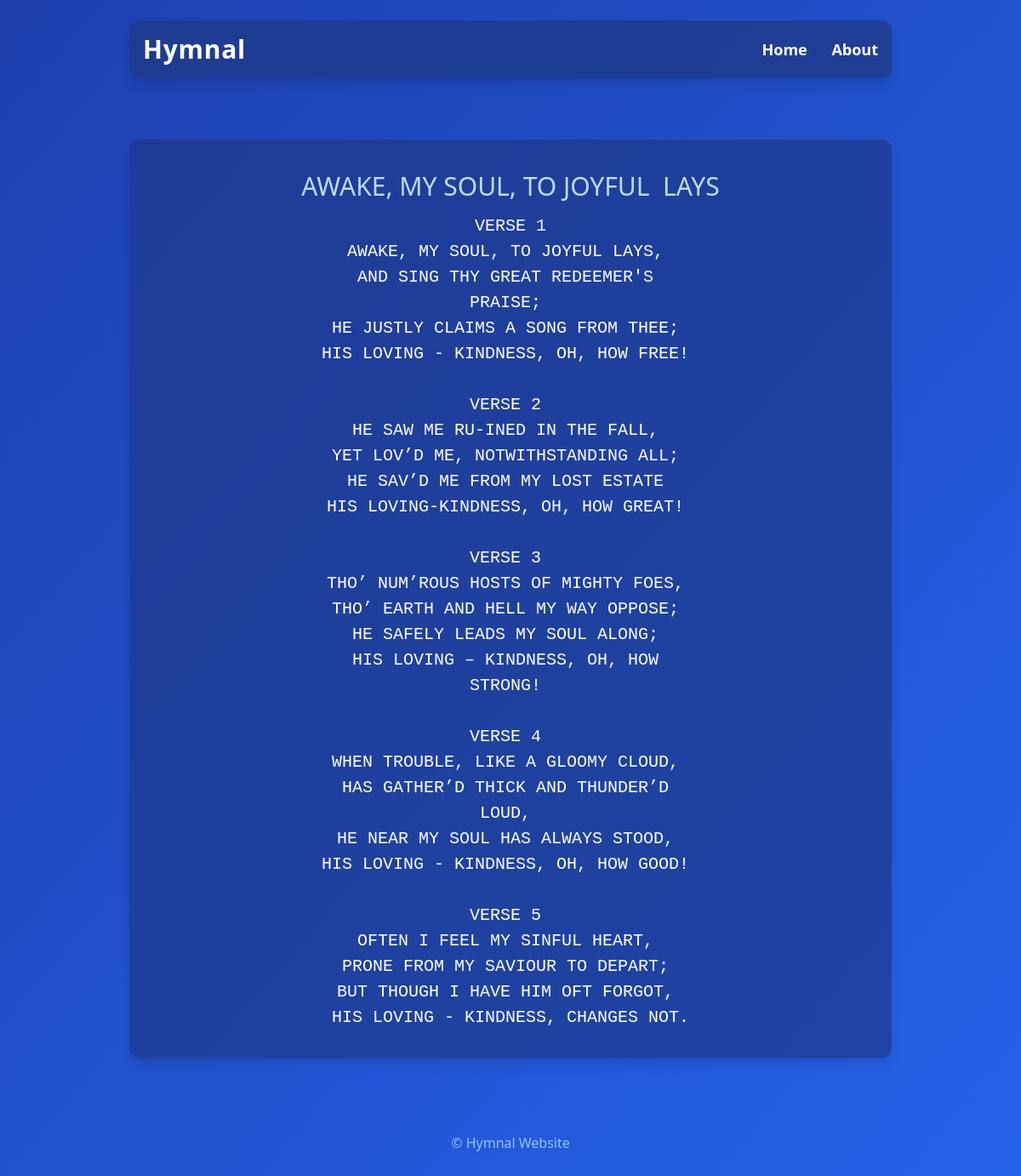
The app's page /hymn/1/ with its own data.
### core/models.py (models this page shows, shortened)
class Hymn(models.Model):
    title = models.CharField(max_length=200)
    lyrics = models.TextField()
    author = models.CharField(max_length=200, blank=True, null=True)
    sound = models.FileField(upload_to='media', blank=True, null=True)
    updated_at = models.DateTimeField(auto_now=True)

### core/views.py (the view)
# urls.py: path('hymn/<int:hymn_id>/', views.hymn_detail, name='hymn_detail'),
def hymn_detail(request, hymn_id):
    hymn = Hymn.objects.get(id=hymn_id)
    if hymn is None:
        return render(request, 'core/hymn_not_found.html', status=404)
    return render(request, 'core/hymn_detail.html', {'hymn': hymn})

### core/templates/core/hymn_detail.html (shortened to what this page needs)
{% extends "core/base.html" %}
{% block content %}
<h1 style="white-space: pre-wrap;align-items: center;font-size: 30px; margin-bottom: 10px;text-align: center;">{{ hymn.title }}</h1>
<pre style="white-space: pre-wrap;align-items: center;font-size: 20px; text-align: center;">{{ hymn.lyrics | upper }}</pre>
  {% endblock %}

### core/static/core/main.css (style rules this page uses)
body { color: #e0e7ff; font-family: 'Segoe UI', Tahoma, Geneva, Verdana, sans-serif; margin: 0; padding: 0; min-height: 100vh; display: flex; flex-direction: column; align-items: center; }
h1 { font-size: 2.5rem; margin-bottom: 20px; text-align: center; color: #bfdbfe; }

### records on screen
Hymn: title "AWAKE, MY SOUL, TO JOYFUL LAYS", lyrics "VERSE 1 AWAKE, MY SOUL, TO JOYFUL LAYS, AND SING THY GREAT REDEEMER'S PRAISE; HE JUSTLY CLAIMS A SONG FROM THEE; HIS LOVING - KINDNESS, OH, HOW FREE! VERSE 2 HE SAW ME RU-INED IN THE FALL, YET LOV’D ME, NOTWITHSTANDING ALL; HE SAV’D ME FROM MY LOST ESTATE HIS LOVING-KINDNESS, OH, HOW GREAT! VERSE 3 THO’ NUM’ROUS HOSTS OF MIGHTY FOES, THO’ EARTH AND HELL MY WAY OPPOSE; HE SAFELY LEADS MY SOUL ALONG; HIS LOVING – KINDNESS, OH, HOW STRONG! VERSE 4 WHEN TROUBLE, LIKE A GLOOMY CLOUD, HAS GATHER’D THICK AND THUNDER’D LOUD, HE NEAR MY SOUL HAS ALWAYS STOOD, HIS LOVING - KINDNESS, OH, HOW GOOD! VERSE 5 OFTEN I FEEL MY SINFUL HEART, PRONE FROM MY SAVIOUR TO DEPART; BUT THOUGH I HAVE HIM OFT FORGOT,…"
